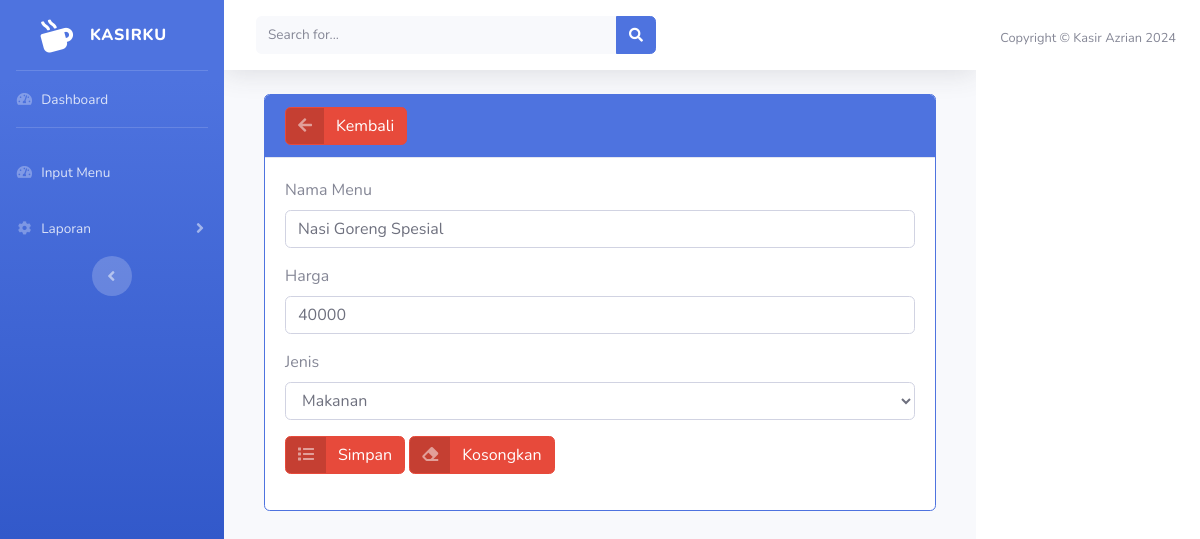
Screenshot of /home_manajer.php?url=edit_menu&id_menu=1 with the database file from the repository.
### tables this page shows
CREATE TABLE `menu` (
  `id_menu` int(11) NOT NULL,
  `nama` varchar(30) NOT NULL,
  `harga` int(11) NOT NULL,
  `jenis` enum('Makanan','Minuman') NOT NULL,
  `username` varchar(20) NOT NULL
);

### edit_menu.php (the view, shortened to what this page needs)
<?php
include 'koneksi.php';
$id_menu = $_GET['id_menu'];
$query =mysqli_query($koneksi, "SELECT * FROM menu WHERE id_menu = '$id_menu'");
$data = mysqli_fetch_assoc($query);
?>
<div class="card border-primary">
    <div class="card-header bg-primary">
    <a href="javascript:history.go(-1)" class="btn btn-danger btn-icon-split">
        <span class="icon text-white-50">
            <i class="fas fa-arrow-left"></i>
        </span>
         <span class="text">Kembali</span>
    </a>
    </div>
    <div class="card-body">
        <form class="user" method="post" action="simpan_edit_menu.php">
            <div class="form-group">
                <label>Nama Menu</label>
                <input type="text" name="nama" value="<?= $data['nama']; ?>" class="form-control">
            </div>
            <div class="form-group">
                <label>Harga</label>
                <input type="text" name="harga" value="<?= $data['harga']; ?>" class="form-control">
            </div>
            <div class="form-group">
                <label>Jenis</label>
                <select class="form-control" name="jenis">
                    <?php
                    if($data['jenis'] == 'Makanan'){
                        echo "<option value='Makanan' selected>Makanan</option>";
                    } else {
                        echo "<option value='Makanan'> Makanan</option>";
                        echo "<option value='Minuman' selected>Minuman</option>";
                    }
                    ?>
                </select>
            </div>
            <div class="form-group">
            <button type="submit" class="btn btn-danger btn-icon-split">
                <span class="icon text-white-50">
                    <i class="fas fa-list"></i>
                </span>
                <span class="text">Simpan</span>
            </button>
            <button type="reset" class="btn btn-danger btn-icon-split">
                <span class="icon text-white-50">
                    <i class="fas fa-eraser"></i>
                </span>
                <span class="text">Kosongkan</span>
            </button>
            </div>
        </form>
        </div>
    </div>
</div>

### rows the page displays
menu: nama "Nasi Goreng Spesial", harga "40000", jenis "Makanan"
